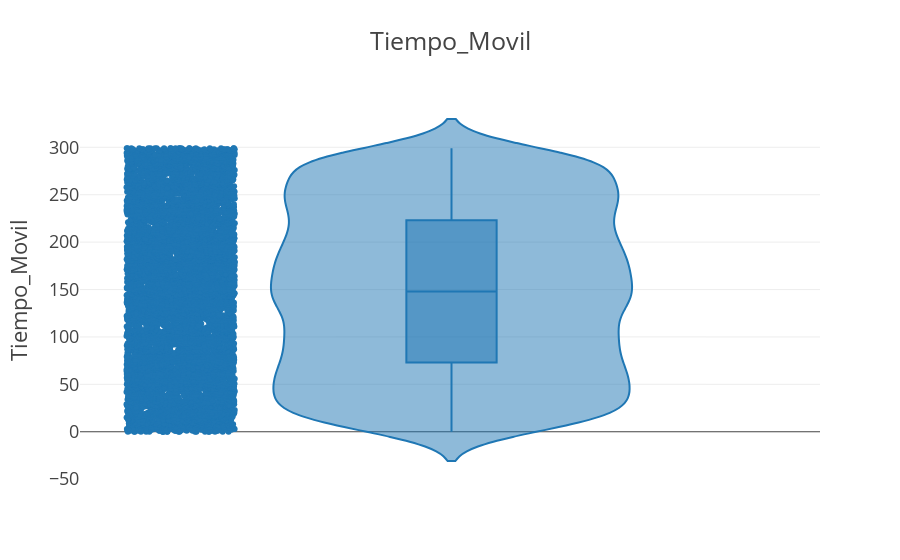

The notebook cell this image was saved under:
### Code cell
px.box(data_frame=df
    , y="Tiempo_Movil"
    , width=800, height=600
    , points="all"
    , notched=True   
    , title="Tiempo_Movil"
    , template='presentation'
    )
px.violin(data_frame=df
          , y="Tiempo_Movil"
          , box=True
          , points="all"
          , title="Tiempo_Movil"
          , template='presentation'
         )

### Figure 1 — Plotly figure (JSON) as saved in the notebook; plotly's stock layout.template omitted (floating-point values rounded to 4 significant figures; data arrays with more than 128 entries replaced by an {"elided": "..."} marker saying what was removed)
{"data": [{"alignmentgroup": "True", "box": {"visible": true}, "hovertemplate": "Tiempo_Movil=%{y}<extra></extra>", "legendgroup": "", "marker": {"color": "#1F77B4"}, "name": "", "offsetgroup": "", "orientation": "v", "points": "all", "scalegroup": "True", "showlegend": false, "type": "violin", "x0": " ", "xaxis": "x", "y": {"elided": "8156 int values"}, "y0": " ", "yaxis": "y"}], "layout": {"legend": {"tracegroupgap": 0}, "title": {"text": "Tiempo_Movil"}, "violinmode": "group", "xaxis": {"anchor": "y", "domain": [0, 1]}, "yaxis": {"anchor": "x", "domain": [0, 1], "title": {"text": "Tiempo_Movil"}}}}
